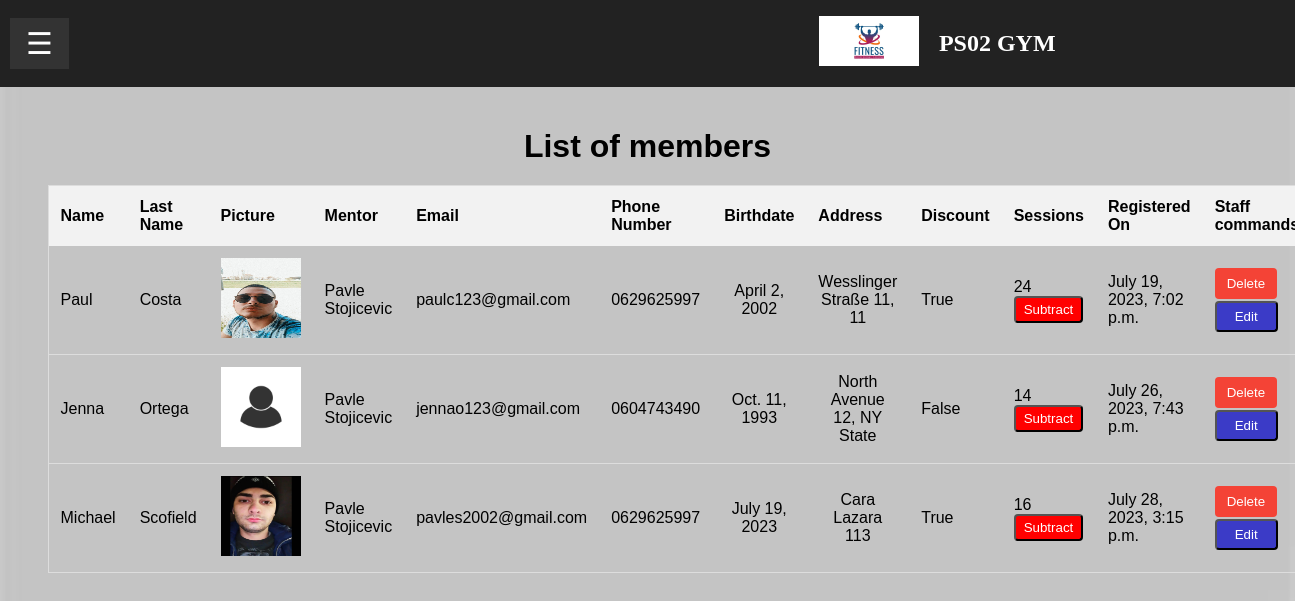
Before: /members_list/ (signed in) with the older database file.
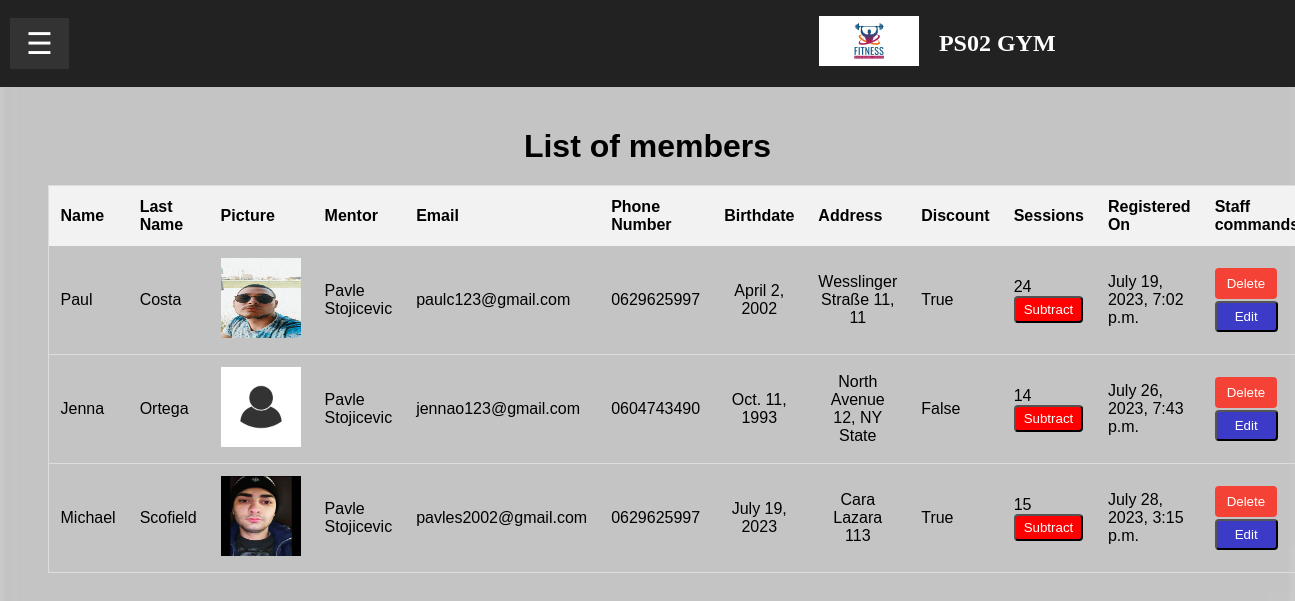
After: the same page with the newer database file.
### gym/models.py (models this page shows, shortened)
class Member(models.Model):
    trainer = models.ForeignKey('Trainer', on_delete=models.CASCADE, null=True, blank=True)
    name = models.CharField(max_length=255, blank=False)
    last_name = models.CharField(max_length=255, blank=False)
    picture = models.ImageField(upload_to="images/", null=True)
    email = models.EmailField(blank=False)
    phone_number = models.CharField(max_length=20, blank=True)
    birthdate = models.DateField(blank=False)
    address = models.CharField(max_length=255, blank=True)
    discount = models.BooleanField(default=False, blank=False)
    training = models.IntegerField(blank=False,
                                    validators=[
                                        MinValueValidator(0),
                                        MaxValueValidator(100)
                                        ]
                                        )
    registered_on = models.DateTimeField(auto_now_add=True, null=True)

class Trainer(models.Model):
    clients = models.ManyToManyField(Member, related_name='trainers')
    name = models.CharField(max_length=255, blank=False)
    last_name = models.CharField(max_length=255, blank=False)
    picture = models.ImageField(upload_to="images/", null=True)
    birthdate = models.DateField(blank=False)
    skills = models.ManyToManyField(SkillChoices)
    phone_number = models.CharField(max_length=20, blank=True)
    email = models.EmailField(blank=False)
    address = models.CharField(max_length=255, blank=True)
    registered_on = models.DateTimeField(auto_now_add=True, null=True)
    def __str__(self):
        return f"{self.name} {self.last_name}"

### gym/views.py (the view)
# urls.py: path('members_list/', views.MembersListView.as_view(), name='members_list'),
class MembersListView(ListView):
    template_name = 'members/member_list.html'
    model = Member
    context_object_name = "members"
    ordering = "registered_on"

### gym/templates/members/member_list.html (shortened to what this page needs)
{% extends 'base.html' %}
{% load static %}
{%block content%}
{% if user.is_authenticated %}
    {% if user.is_staff or user.is_superuser %}
        <html lang="en">
        <head>
            <link rel="stylesheet" href="{% static 'gym/css/members_list.css'%}">
        </head>
        <body>
            <div class="container">
                <h1>List of members</h1>
                <table>
                    <thead>
                        <tr>
                            <th>Name</th>
                            <th>Last Name</th>
                            <th>Picture</th>
                            <th>Mentor</th>
                            <th>Email</th>
                            <th>Phone Number</th>
                            <th>Birthdate</th>
                            <th>Address</th>
                            <th>Discount</th>
                            <th>Sessions</th>
                            <th>Registered On</th>
                            {% if user.is_staff %}
                                <th>Staff commands</th>
                            {%endif%}
                        </tr>
                    </thead>
                    <tbody>
                        {% for member in members %}
                        <tr>
                            <td>{{ member.name }}</td>
                            <td>{{ member.last_name }}</td>
                            <td><img src="{{member.picture.url}}" width="80px" height="80px"></td>
                            <td>{{member.trainer}}</td>
                            <td>{{ member.email }}</td>
                            <td>{{ member.phone_number }}</td>
                            <td>{{ member.birthdate }}</td>
                            {% if member.address %}
                                <td>{{ member.address }}</td>
                            {% else %}
                                <td>None</td>
                            {%endif%}
                            <td>{{ member.discount }}</td>
                            <td>{{ member.training }} <button class="subtract-session-btn" data-member-id="{{member.pk}}">Subtract</button>
                            </td>
                            <td>{{ member.registered_on }}</td>
                            {% if user.is_staff %}
                                <td><button class="delete-button" data-member-id="{{ member.pk }}">Delete</button>
                                <a href="{% url 'edit_member' member.pk %}"><button class="edit-button">Edit</button></a></td>
                            {% endif %}
                        </tr>
                        {% endfor %}
                    </tbody>
                </table>
            </div>
        </body>
    {%endif%}
{% endif %}
</html>
</body>
{%endblock%}

Changed rows visible on the page:
changed Member "Michael": training "16" → "15"
